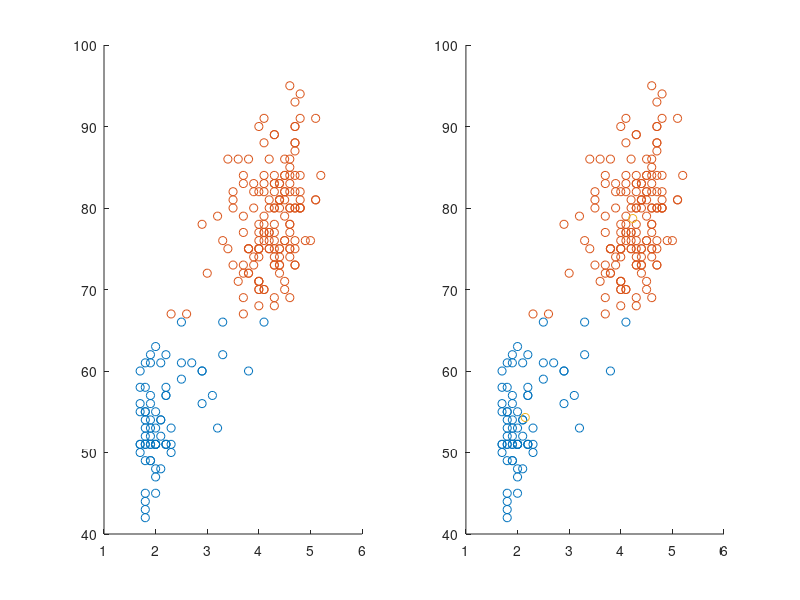

MATLAB code to generate this figure:
clc
clear

load faithfull.txt;

X = faithfull(:,2:end);
[idx,ctrs] = kmeans(X,2);

figure;

subplot(121);
scatter(faithfull(find(faithfull(:,1)==1),2), faithfull(find(faithfull(:,1)==1),3), 'r.');
hold on;
scatter(faithfull(find(faithfull(:,1)==2),2), faithfull(find(faithfull(:,1)==2),3), 'b.');

subplot(122);
scatter(X(idx == 1,1), X(idx == 1,2), 'r.');
hold on;
scatter(X(idx == 2,1), X(idx == 2,2), 'b.');
hold on;
scatter(ctrs(:,1), ctrs(:,2), 'k+');